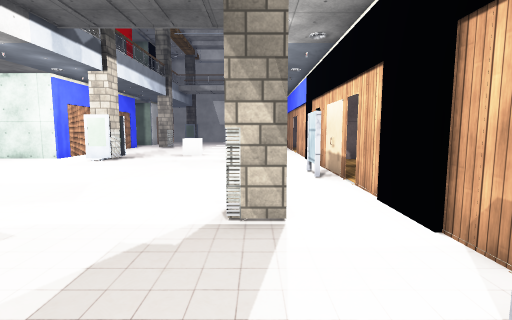
[1] (above)

19 first-person views from a walk through a scene from a Unity 3-D project. The camera is 1.5 m above the floor, tilts 6° down and sees 85° across. The floor is counted in squares, 1 m on a side. Each view is taken from the middle of a square. On the plan, view 1 faces up. The plan holds only what a view shows up to about 14 squares ahead; the rest is blank. The place goes on beyond the plan. The player character is not drawn. Some animated figures are left out. Door leaves are left out, so doorways stand open. Some surface patterns are stand-ins.

[2]
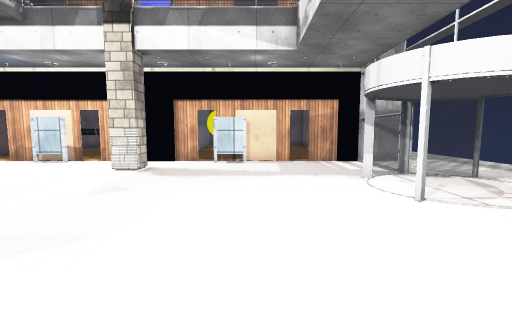

[3]
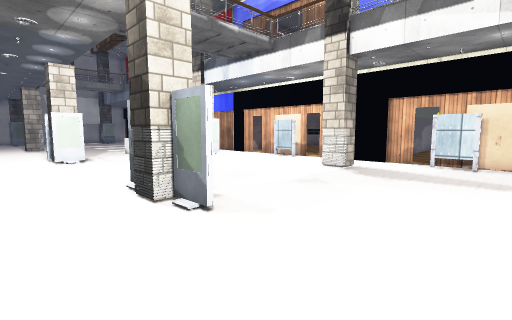

[4]
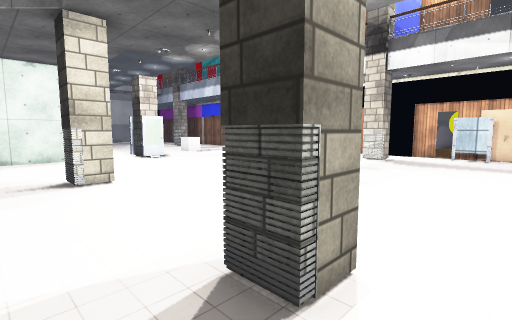

[5]
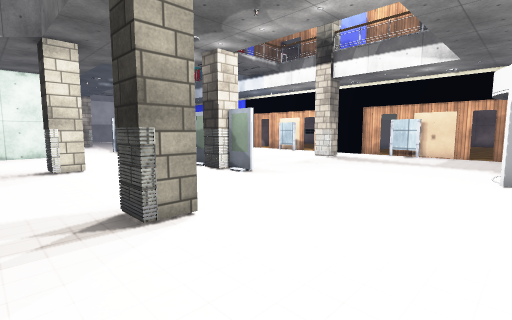

[6]
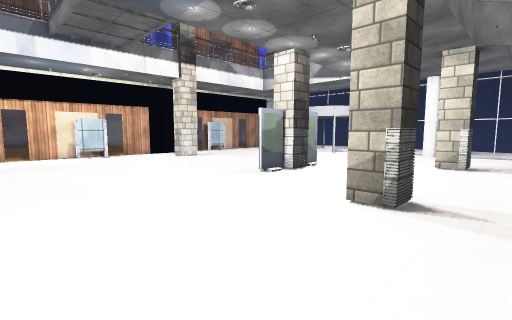

[7]
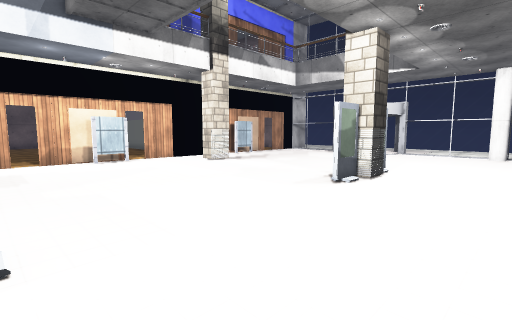

[8]
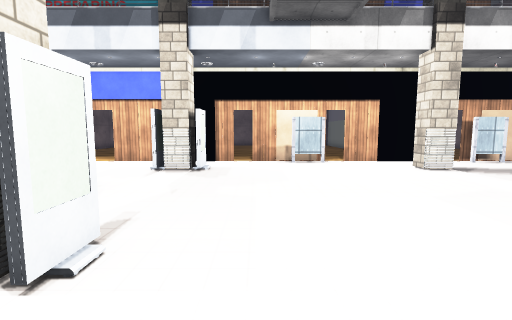

[9]
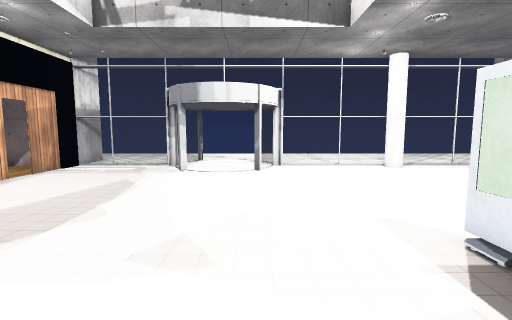

[10]
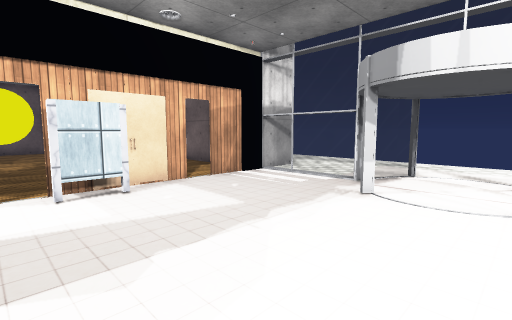

[11]
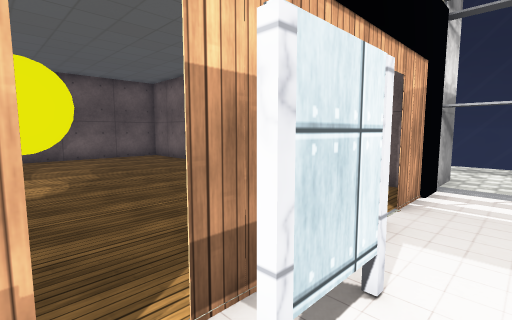

[12]
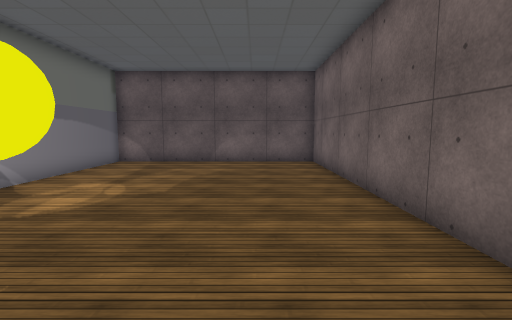

[13]
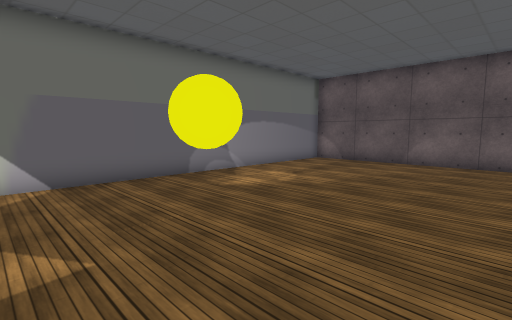

[14]
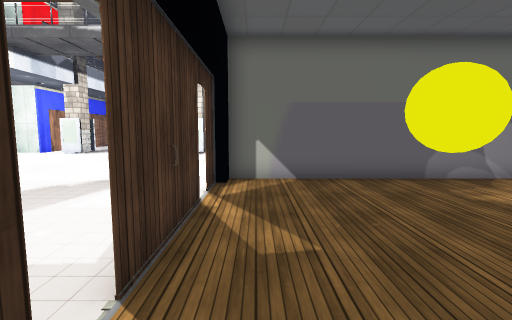

[15]
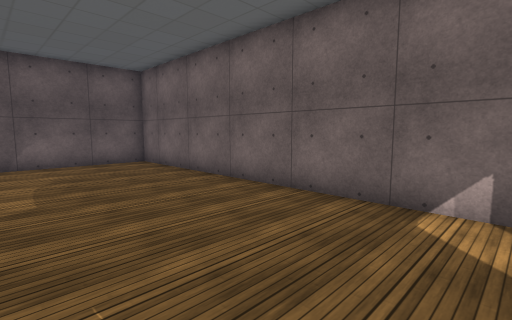

[16]
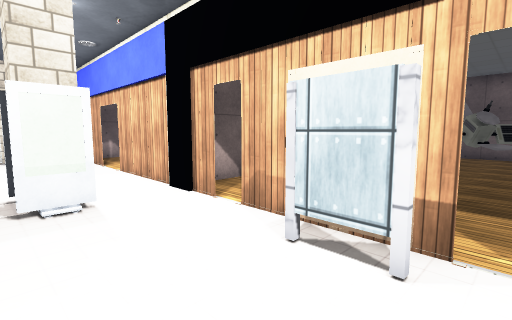

[17]
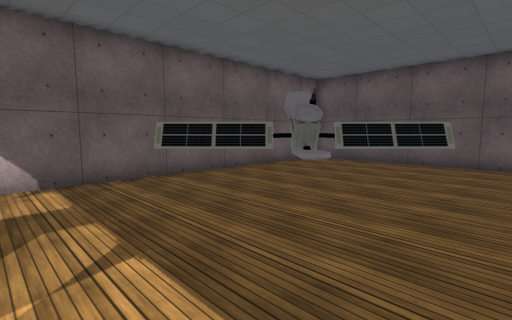

[18]
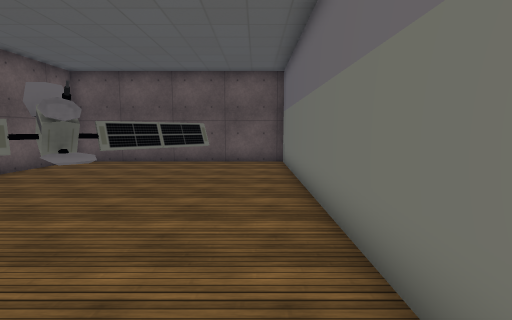

[19]
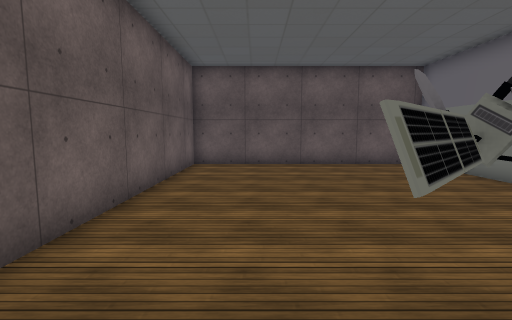

### Floor plan
Key: @ floor where view 1 was taken; # wall or solid block; x gap in a wall; . floor; D open door; = window, fence, low wall or low ledge; O other object.
Columns run from 15 left of view 1 to 18 right of it. Each row starts with its distance up from view 1.
 15  ### ..O ......O..################
 14 ..................#..............#
 13  .................x..............#
 12 ..................x..............#
 11 ..................D...O..........#
 10 .................#D....O.........#
  9 .................#D....OO........#
  8 ..OO.....................O.......#
  7 ..................# ......O......#
  6 .......#..........#. ............#
  5 .......O.......O..################
  4 .......#..........#..............#
  3 ..................x....OO........#
  2 .................##....OO........#
  1 ..OO.............#D..............#
  0 ...............@..D..............#
 -1 ..................D..............#
 -2 .................................#
 -3  .................#..............#
 -4 ..........ODDO....#..............#
 -5  ========ODDDD====################
 -6 ... .....O DDO ...#
 -7 ... ..... ODDO ...#
 -8                ....
 -9            ... ....
-10            ........
-11            ........

Where each view was taken, in squares from view 1:
view 1: 0 up, 0 right, facing up
view 2: 0 up, 11 left, facing right
view 3: 1 down, 11 left, facing up-right
view 4: 1 down, 15 left, facing up-right
view 5: 4 down, 15 left, facing up-right
view 6: 14 up, 15 left, facing down-right
view 7: 14 up, 12 left, facing down-right
view 8: 12 up, 11 left, facing right
view 9: 7 up, 5 left, facing down
view 10: 3 up, 5 left, facing down-right
view 11: 3 up, 1 right, facing down-right
view 12: 2 down, 4 right, facing right
view 13: 4 down, 4 right, facing up-right
view 14: 4 down, 4 right, facing up
view 15: 1 up, 4 right, facing down-right
view 16: 8 up, 1 left, facing up-right
view 17: 6 up, 4 right, facing up-right
view 18: 6 up, 4 right, facing right
view 19: 12 up, 5 right, facing right
